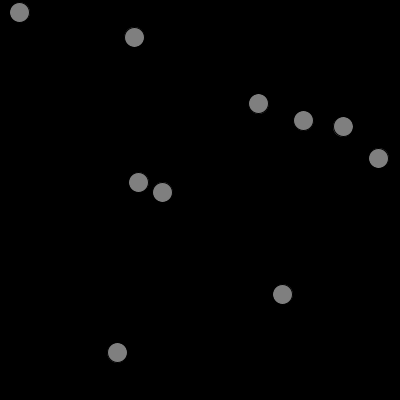
Frame 1 (no input)
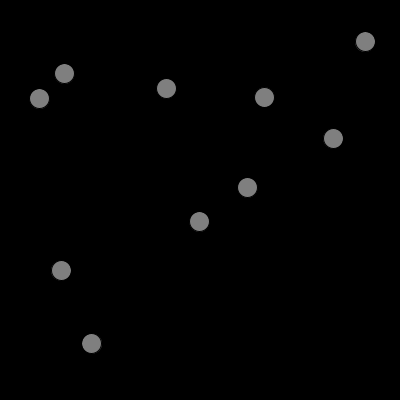
Frame 60 (the mouse pressed at the canvas centre just before this capture)
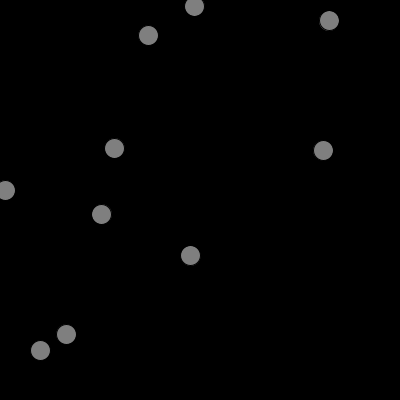
Frame 120 (the mouse held since frame 60 and released just before this capture)

The Processing sketch that drew these frames (run headless with seeded random() and noise(); from frame 60 on, the mouse is pressed at the canvas centre):

// Processing sketch: bounce_ball_many
// ── bounce_ball_many.pde
class circle
{
  float x=0;
  float y=0;
  float xspeed=5;
  float yspeed=2.3;

  circle()
  {
    x = random(width);
    y = random(height);
    xspeed = random(-2,2);
    yspeed = random(-2,2);
  }

  void displayBall()
  {
    fill(127);
    ellipse(x, y, 20, 20);
  }
  void moveBall()
  {
    x=x+xspeed;
    y=y+yspeed;
  }
  void checkEdges()
  {
    if (x>width||x<0)
    {
      xspeed=xspeed*-1;
    }
    if (y>height||y<0)
    {
      yspeed=yspeed*-1;
    }
  }
}
circle c[] = new circle[10];
void setup()
{
  size(400, 400);
  for(int i=0;i<10;i++)
    c[i] = new circle();
}

void draw()
{

  background(0);
  for(int i=0;i<10;i++)
  {
    c[i].displayBall();
    c[i].moveBall();
    c[i].checkEdges();
  }
}
